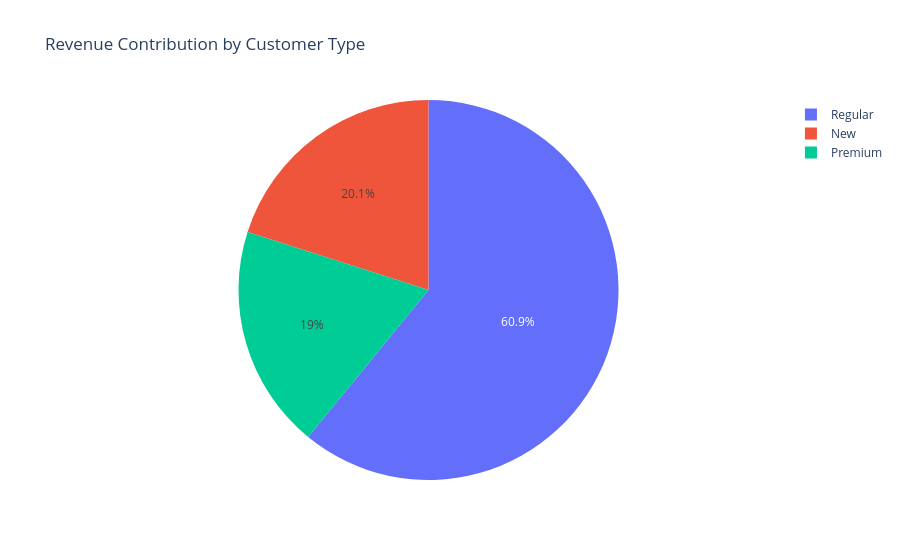

Notebook source saved alongside this figure:
### Code cell
fig = px.pie(
    customer_sales,
    names="Customer_Type",
    values="Revenue",
    title="Revenue Contribution by Customer Type"
)

fig.show()

### Figure 1 — Plotly figure (JSON) as saved in the notebook; plotly's stock layout.template omitted (floating-point values rounded to 4 significant figures)
{"data": [{"domain": {"x": [0, 1], "y": [0, 1]}, "hovertemplate": "Customer_Type=%{label}<br>Revenue=%{value}<extra></extra>", "labels": ["New", "Premium", "Regular"], "legendgroup": "", "name": "", "showlegend": true, "type": "pie", "values": [53800000.0, 51010000.0, 163400000.0]}], "layout": {"legend": {"tracegroupgap": 0}, "title": {"text": "Revenue Contribution by Customer Type"}}}
